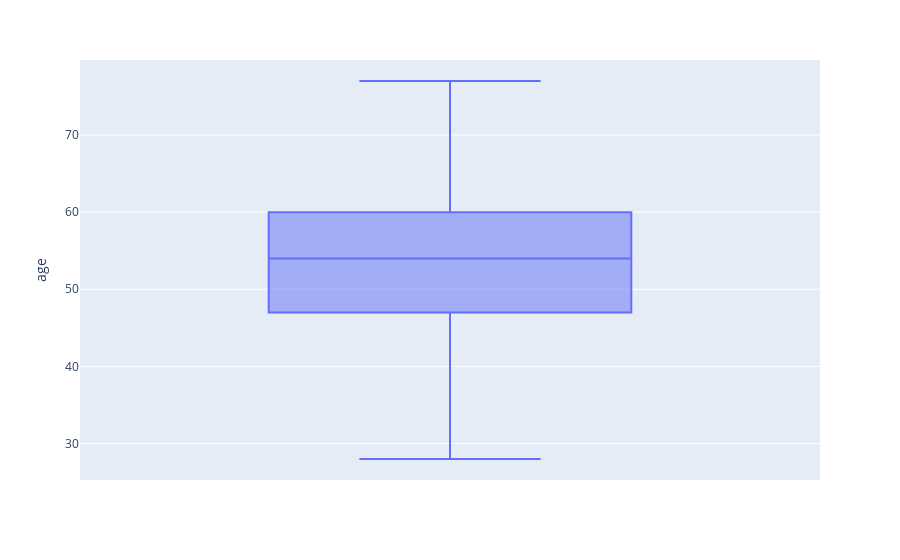
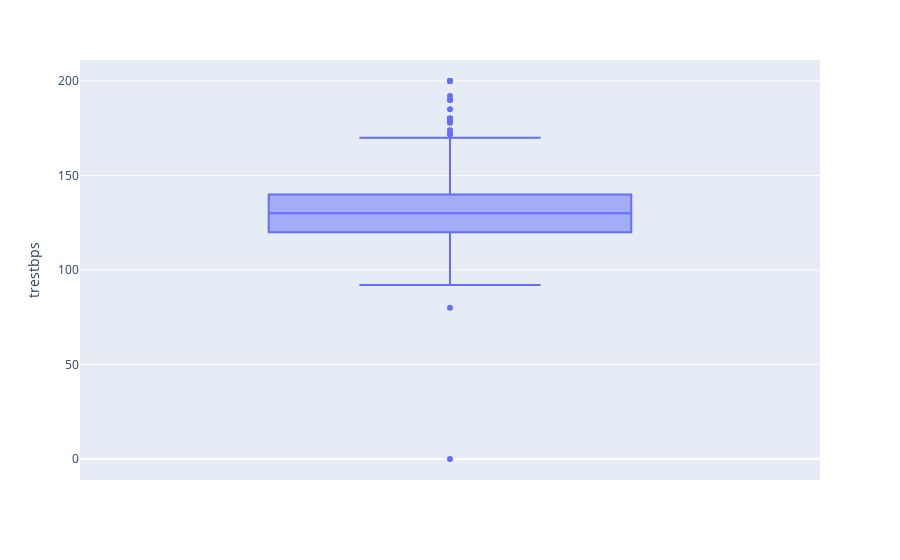
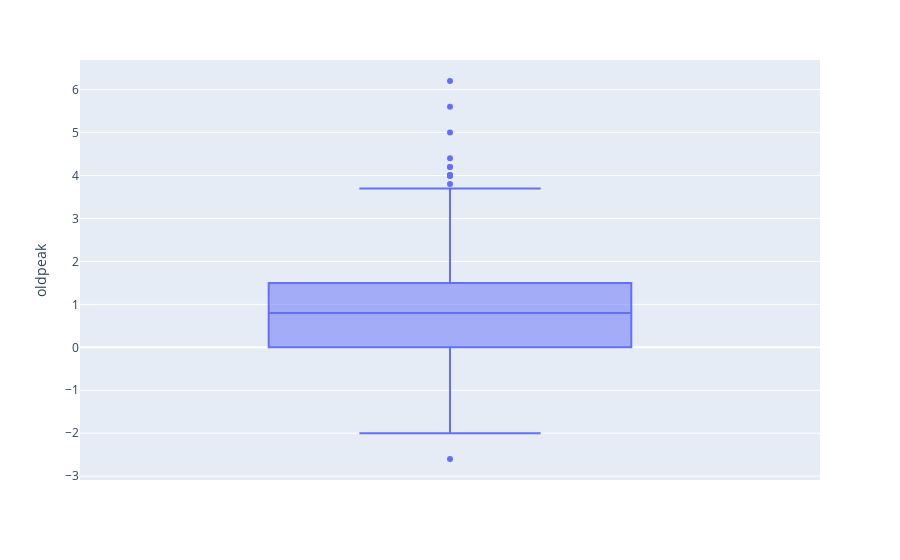

Notebook code for these charts, in order:
### Code cell
fig = px.box(data_frame= df, y='age')
fig.show()

fig = px.box(data_frame= df, y='trestbps')
fig.show()

fig = px.box(data_frame= df, y='oldpeak')
fig.show()

fig = px.box(data_frame= df, y='chol')
fig.show()

fig = px.box(data_frame= df, y='thalch')
fig.show()

### Figure 1 — Plotly figure (JSON) as saved in the notebook; plotly's stock layout.template omitted (floating-point values rounded to 4 significant figures; data arrays with more than 128 entries replaced by an {"elided": "..."} marker saying what was removed)
{"data": [{"alignmentgroup": "True", "hovertemplate": "age=%{y}<extra></extra>", "legendgroup": "", "marker": {"color": "#636efa"}, "name": "", "notched": false, "offsetgroup": "", "orientation": "v", "showlegend": false, "type": "box", "x0": " ", "xaxis": "x", "y": {"elided": "920 int values"}, "y0": " ", "yaxis": "y"}], "layout": {"boxmode": "group", "legend": {"tracegroupgap": 0}, "margin": {"t": 60}, "xaxis": {"anchor": "y", "domain": [0, 1]}, "yaxis": {"anchor": "x", "domain": [0, 1], "title": {"text": "age"}}}}

### Figure 2 — Plotly figure (JSON) as saved in the notebook; plotly's stock layout.template omitted (floating-point values rounded to 4 significant figures; data arrays with more than 128 entries replaced by an {"elided": "..."} marker saying what was removed)
{"data": [{"alignmentgroup": "True", "hovertemplate": "trestbps=%{y}<extra></extra>", "legendgroup": "", "marker": {"color": "#636efa"}, "name": "", "notched": false, "offsetgroup": "", "orientation": "v", "showlegend": false, "type": "box", "x0": " ", "xaxis": "x", "y": {"elided": "920 float values"}, "y0": " ", "yaxis": "y"}], "layout": {"boxmode": "group", "legend": {"tracegroupgap": 0}, "margin": {"t": 60}, "xaxis": {"anchor": "y", "domain": [0, 1]}, "yaxis": {"anchor": "x", "domain": [0, 1], "title": {"text": "trestbps"}}}}

### Figure 3 — Plotly figure (JSON) as saved in the notebook; plotly's stock layout.template omitted (floating-point values rounded to 4 significant figures; data arrays with more than 128 entries replaced by an {"elided": "..."} marker saying what was removed)
{"data": [{"alignmentgroup": "True", "hovertemplate": "oldpeak=%{y}<extra></extra>", "legendgroup": "", "marker": {"color": "#636efa"}, "name": "", "notched": false, "offsetgroup": "", "orientation": "v", "showlegend": false, "type": "box", "x0": " ", "xaxis": "x", "y": {"elided": "920 float values"}, "y0": " ", "yaxis": "y"}], "layout": {"boxmode": "group", "legend": {"tracegroupgap": 0}, "margin": {"t": 60}, "xaxis": {"anchor": "y", "domain": [0, 1]}, "yaxis": {"anchor": "x", "domain": [0, 1], "title": {"text": "oldpeak"}}}}
